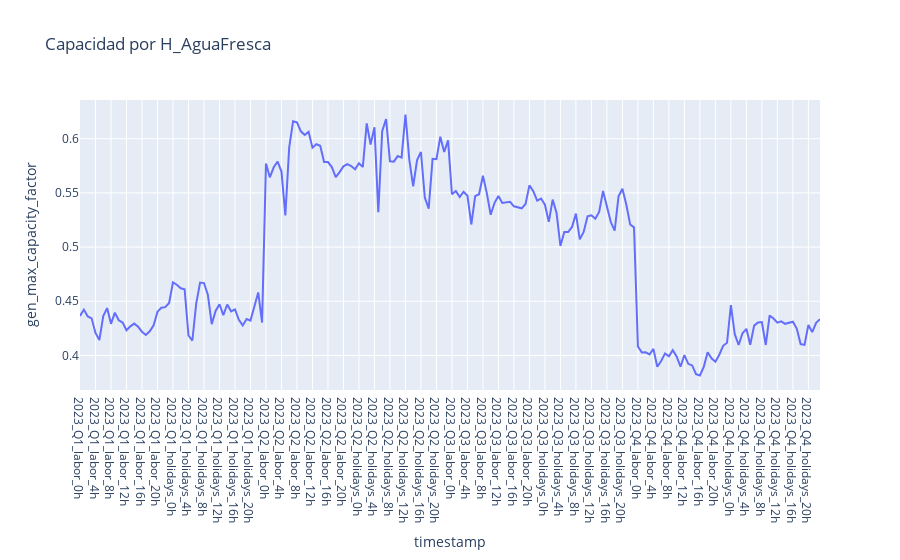

The cell this chart's notebook holds for it:
### Code cell
import plotly.express as px
import pandas as pd
plot_hydro_cap = generation[generation['GENERATION_PROJECT'] == 'H_Amaime'].copy()
plot_hydro_cap = plot_hydro_cap.sort_values(by='timepoint_id')
plot_hydro_cap = plot_hydro_cap[plot_hydro_cap['timepoint_id'] <= 192]

timepoints = pd.read_csv(model_path+'timepoints.csv')

plot_hydro_cap = pd.merge(
    plot_hydro_cap, timepoints,
    on='timepoint_id', how="inner")
fig = px.line(
    plot_hydro_cap, 
    x='timestamp', y='gen_max_capacity_factor', title='Capacidad por H_AguaFresca'
)
fig.show()

### Figure 1 — Plotly figure (JSON) as saved in the notebook; plotly's stock layout.template omitted (floating-point values rounded to 4 significant figures; data arrays with more than 128 entries replaced by an {"elided": "..."} marker saying what was removed)
{"data": [{"hovertemplate": "timestamp=%{x}<br>gen_max_capacity_factor=%{y}<extra></extra>", "legendgroup": "", "line": {"color": "#636efa", "dash": "solid"}, "marker": {"symbol": "circle"}, "mode": "lines", "name": "", "orientation": "v", "showlegend": false, "type": "scatter", "x": {"elided": "192 str values"}, "xaxis": "x", "y": {"elided": "192 float values"}, "yaxis": "y"}], "layout": {"legend": {"tracegroupgap": 0}, "title": {"text": "Capacidad por H_AguaFresca"}, "xaxis": {"anchor": "y", "domain": [0, 1], "title": {"text": "timestamp"}}, "yaxis": {"anchor": "x", "domain": [0, 1], "title": {"text": "gen_max_capacity_factor"}}}}
